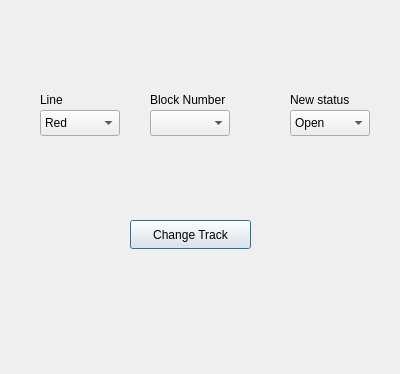
<?xml version="1.0" encoding="UTF-8"?>
<ui version="4.0">
 <class>CTC_OpenCloseTrack</class>
 <widget class="QDialog" name="CTC_OpenCloseTrack">
  <property name="geometry">
   <rect>
    <x>0</x>
    <y>0</y>
    <width>400</width>
    <height>374</height>
   </rect>
  </property>
  <property name="windowTitle">
   <string>Open or Close Track</string>
  </property>
  <widget class="QComboBox" name="LineNameBox">
   <property name="geometry">
    <rect>
     <x>40</x>
     <y>110</y>
     <width>80</width>
     <height>26</height>
    </rect>
   </property>
   <item>
    <property name="text">
     <string>Red</string>
    </property>
   </item>
   <item>
    <property name="text">
     <string>Green</string>
    </property>
   </item>
  </widget>
  <widget class="QComboBox" name="BlockNumberBox">
   <property name="geometry">
    <rect>
     <x>150</x>
     <y>110</y>
     <width>80</width>
     <height>26</height>
    </rect>
   </property>
  </widget>
  <widget class="QLabel" name="LineLabel">
   <property name="geometry">
    <rect>
     <x>40</x>
     <y>90</y>
     <width>63</width>
     <height>20</height>
    </rect>
   </property>
   <property name="text">
    <string>Line</string>
   </property>
  </widget>
  <widget class="QLabel" name="BlockNumLabel">
   <property name="geometry">
    <rect>
     <x>150</x>
     <y>90</y>
     <width>101</width>
     <height>20</height>
    </rect>
   </property>
   <property name="text">
    <string>Block Number</string>
   </property>
  </widget>
  <widget class="QPushButton" name="ChangeTrackButton">
   <property name="geometry">
    <rect>
     <x>130</x>
     <y>220</y>
     <width>121</width>
     <height>29</height>
    </rect>
   </property>
   <property name="text">
    <string>Change Track</string>
   </property>
  </widget>
  <widget class="QComboBox" name="OpenCloseBox">
   <property name="geometry">
    <rect>
     <x>290</x>
     <y>110</y>
     <width>80</width>
     <height>26</height>
    </rect>
   </property>
   <item>
    <property name="text">
     <string>Open</string>
    </property>
   </item>
   <item>
    <property name="text">
     <string>Closed</string>
    </property>
   </item>
  </widget>
  <widget class="QLabel" name="label">
   <property name="geometry">
    <rect>
     <x>290</x>
     <y>90</y>
     <width>81</width>
     <height>20</height>
    </rect>
   </property>
   <property name="text">
    <string>New status</string>
   </property>
  </widget>
 </widget>
 <resources/>
 <connections/>
</ui>
